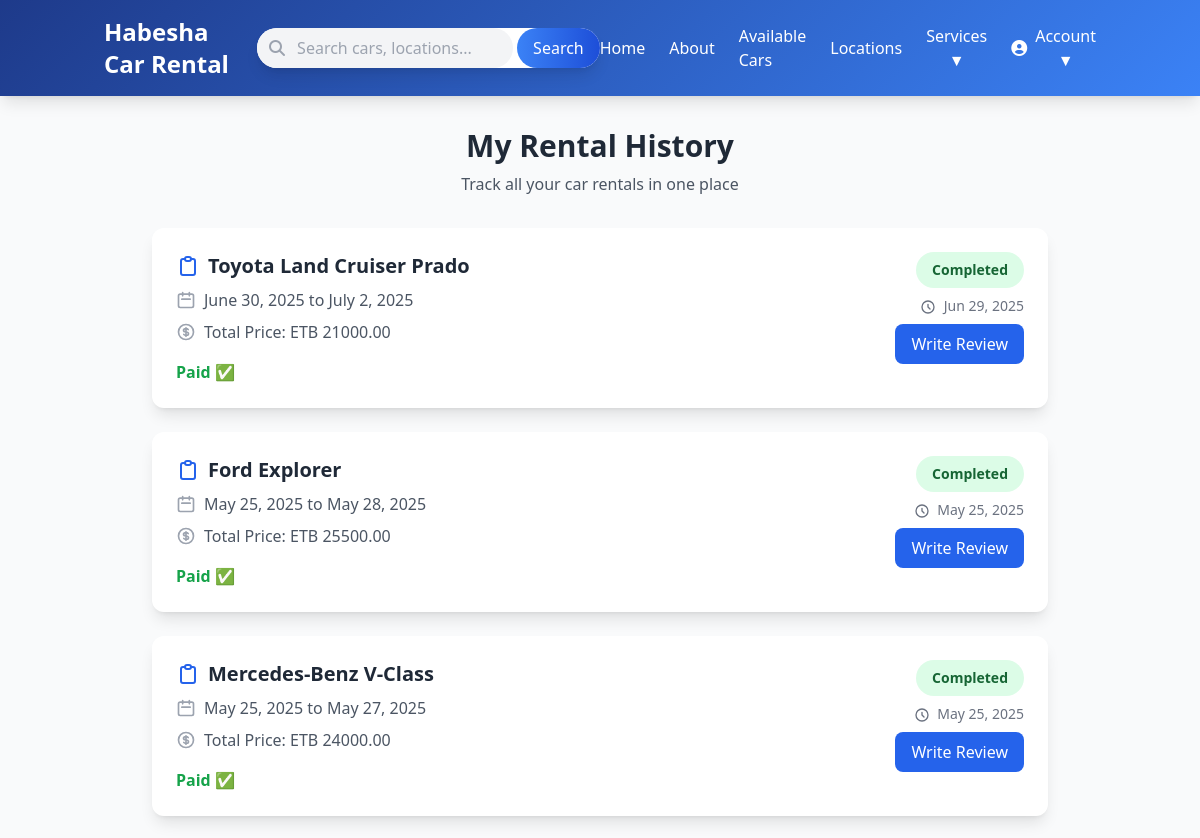
Before: /rental-history/ (signed in, upper part) with the older database file.
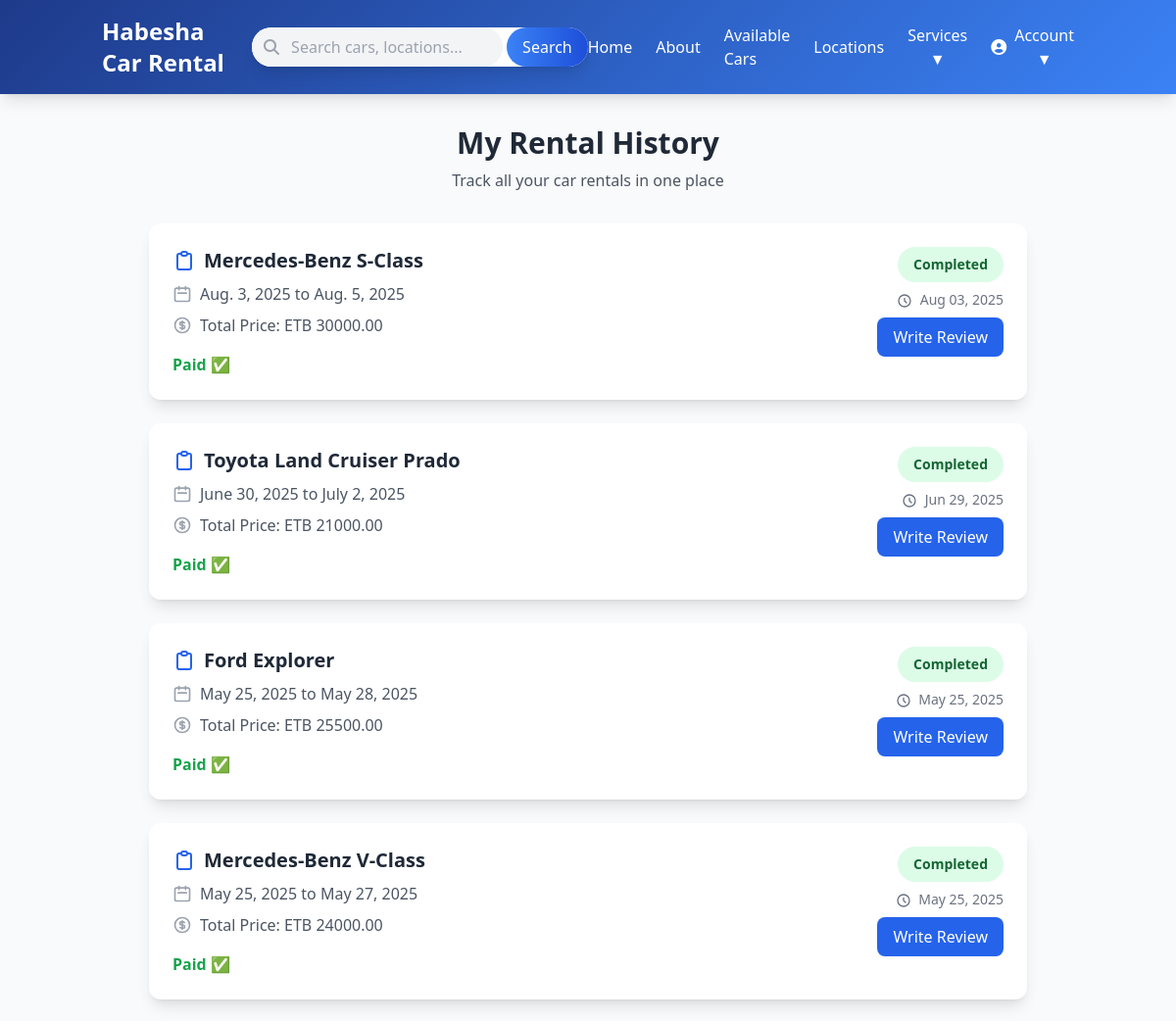
After: the same page with the newer database file.
### rental/models.py (models this page shows, shortened)
class Booking(models.Model):
    STATUS_CHOICES = [
        ('Pending', 'Pending'),
        ('pending Admin Approval', 'Pending Admin Approval'),
        ('Approved', 'Approved'),
        ('Rejected', 'Rejected'),
        ('Completed', 'Completed'),
        ('Cancelled', 'Cancelled'),
    ]
    PAYMENT_STATUS_CHOICES =[
        ('Unpaid', 'Unpaid'),
        ('Paid', 'Paid'),
        ('Failed', 'Failed'),
    ]
    user = models.ForeignKey(User, on_delete=models.CASCADE,null=True, blank=True)
    car = models.ForeignKey(Car, on_delete=models.CASCADE)
    start_date = models.DateField()
    end_date = models.DateField()
    total_price = models.DecimalField(max_digits=15, decimal_places=2)
    status = models.CharField(max_length=100, choices=STATUS_CHOICES, default='Pending')
    payment_status = models.CharField(max_length=15, choices=PAYMENT_STATUS_CHOICES, default='Unpaid')
    loyality_points_earned =models.IntegerField(default=0)
    created_at = models.DateTimeField(auto_now_add=True)

class Car(models.Model):
    TRANSMISSION_CHOICES = [
        ('A', 'Automatic'),
        ('M', 'Manual'),
    ]
    CATEGORY_CHOICES = [
        ('tour-package', 'Tour Package'),
        ('airport-transfer', 'Airport Transfer'),
        ('wedding-cars', 'Wedding Cars'),
        ('corporate-rentals', 'Corporate Rentals'),
    ]
    Location =models.ForeignKey('Location', on_delete=models.SET_NULL, null=True, blank=True)
    name = models.CharField(max_length=255)
    brand = models.CharField(max_length=50)
    model_year = models.IntegerField()
    transmission = models.CharField(max_length=10, choices=TRANSMISSION_CHOICES)
    seats = models.IntegerField()
    price_per_day = models.DecimalField(max_digits=15, decimal_places=2)
    image = models.ImageField(upload_to='cars/', blank=True, null=True)
    is_available = models.BooleanField(default=True)
    rating = models.FloatField(default=0.0)
    gps_tracking = models.BooleanField(default=False)
    description = models.TextField(blank=True, null=True)
    latitude = models.FloatField( null=True, blank=True)
    longitude = models.FloatField( null=True, blank=True)
    category = models.CharField(max_length=100, choices=CATEGORY_CHOICES, default='tour-package')

### rental/views.py (the view)
# urls.py: path('rental-history/', views.rental_history, name='rental_history'),
@login_required
def rental_history(request):
    rentals = Booking.objects.filter(user=request.user).order_by('-created_at')
    return render(request, 'rental/rental_history.html', {'rentals': rentals})

### rental/models.py (called while the page is built)
    def is_complete(self):
        return all([
            self.phone_number,
            self.address,
            self.id_front_image,
            self.id_back_image,
            self.extracted_name,
        ])

### rental/templates/rental/rental_history.html (shortened to what the changed rows need)
{% extends 'rental/base.html' %}
{% load mathfilters %}
{% block content %}
<div class="max-w-4xl mx-auto">
    <div class="text-center mb-8" data-aos="fade-up">
        <h1 class="text-3xl font-bold text-gray-800 mb-2">My Rental History</h1>
    </div>
    <div class="space-y-6">
        {% for rental in rentals %}
        <div class="bg-white rounded-xl shadow-lg overflow-hidden" data-aos="fade-up" data-aos-delay="{{ forloop.counter|mul:100 }}">
            <div class="p-6">
                <div class="md:flex justify-between items-start">
                    <div class="mb-4 md:mb-0">
                        <div class="flex items-center mb-2">
                            <h2 class="text-xl font-bold text-gray-800">{{ rental.car.name }}</h2>
                        </div>
                        <div class="space-y-2 text-gray-600">
                            <div class="flex items-center">
                                <svg xmlns="http://www.w3.org/2000/svg" class="h-5 w-5 text-gray-400 mr-2" fill="none" viewBox="0 0 24 24" stroke="currentColor">
                                    <path stroke-linecap="round" stroke-linejoin="round" stroke-width="2" d="M8 7V3m8 4V3m-9 8h10M5 21h14a2 2 0 002-2V7a2 2 0 00-2-2H5a2 2 0 00-2 2v12a2 2 0 002 2z" />
                                </svg>
                                <span>{{ rental.start_date }} to {{ rental.end_date }}</span>
                            </div>
                            <div class="flex items-center">
                                <span>Total Price: ETB {{ rental.total_price }}</span>
                            </div>
                        </div>
                        <div class="mt-4">
                            {% if rental.status == 'Pending' and rental.payment_status == 'Unpaid' %}
                                <a href="{% url 'process_payment' rental.id %}" class="inline-block bg-green-600 text-white px-4 py-2 rounded-lg hover:bg-green-700">
                                    Pay Now
                                </a>
                            {% elif rental.status == 'Pending Admin Approval' and rental.payment_status == 'Paid' %}
                                <span class="text-yellow-600 font-bold">Waiting for Admin Confirmation</span>
                            {% elif rental.status == 'Completed' %}
                                <span class="text-green-600 font-bold">Paid ✅</span>
                            {% elif rental.payment_status == 'Failed' %}
                                <span class="text-red-600 font-bold">Payment Failed</span>
                            {% endif %}
                        </div>
                    </div>
                    <div class="text-right">
                        <span class="inline-block px-4 py-2 rounded-full text-sm font-semibold
                            {% if rental.status == 'Pending' %}bg-yellow-100 text-yellow-800
                            {% elif rental.status == 'Pending Admin Approval' %}bg-yellow-100 text-yellow-800
                            {% elif rental.status == 'Approved' %}bg-green-100 text-green-800
                            {% elif rental.status == 'Rejected' %}bg-red-100 text-red-800
                            {% elif rental.status == 'Completed' %}bg-green-100 text-green-800
                            {% else %}bg-gray-100 text-gray-800{% endif %}">
                            {{ rental.get_status_display }}
                        </span>
                        <p class="text-sm text-gray-500 mt-2">
                            <svg xmlns="http://www.w3.org/2000/svg" class="h-4 w-4 inline mr-1" fill="none" viewBox="0 0 24 24" stroke="currentColor">
                                <path stroke-linecap="round" stroke-linejoin="round" stroke-width="2" d="M12 8v4l3 3m6-3a9 9 0 11-18 0 9 9 0 0118 0z" />
                            </svg>
                            {{ rental.created_at|date:"M d, Y" }}
                        </p>
                        {% if rental.status == "Completed" %}
                            <a href="{% url 'add_review' rental.car.id %}" class="btn-primary px-4 py-2 mt-2 inline-block text-white bg-blue-600 rounded-lg hover:bg-blue-700 transition">
                                Write Review
                            </a>
                        {% endif %}
                    </div>
                </div>
            </div>
        </div>
        {% endfor %}
    </div>
</div>
{% endblock %}

Changed rows visible on the page:
added Booking: car.name "Mercedes-Benz S-Class", start_date "Aug. 3, 2025", end_date "Aug. 5, 2025", total_price "30000.00", shows "Paid ✅", status "Completed", created_at "Aug 03, 2025", shows "Write Review"
